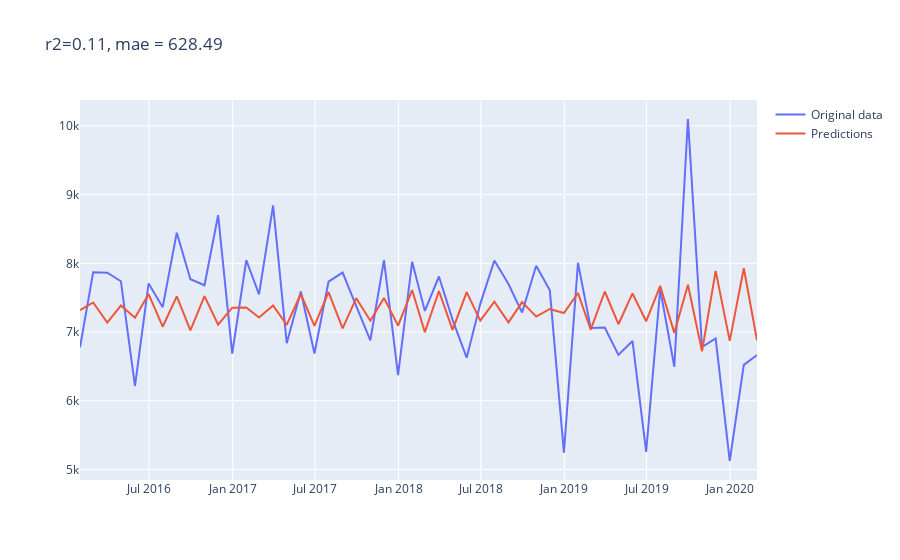

The code cell stored with this chart in its notebook:
### Code cell
# ARMA - model (p=1, i = 0, q = 1)
mod = ARIMA(df['sum'],
           order=(1,0,1))
predictions = mod.fit().predict()

trace1 = Scatter(x = df.index,
                y = df['sum'],
                name = 'Original data')
trace2 = Scatter(x = df.index,
                y=predictions,
                name = 'Predictions')
r2 = np.round(r2_score(df["sum"],predictions),2)
mae = np.round(mean_absolute_error(df["sum"],predictions),2)
fig = Figure(data=[trace1,trace2],
            layout=Layout(title = f'r2={r2}, mae = {mae}'))
fig.show()
